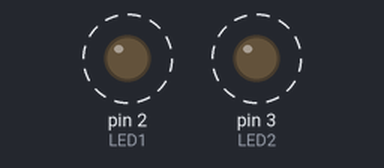
The sketch below on a simulated Arduino Uno, built with avr-gcc and run on an emulated ATmega328P. Shown: output pins drawn as LEDs (lit = HIGH). Dashed ring = blinking.

Above: at 0.15 s.
Timing chart, 0 to 3.0 s (numbered marks = the images above):
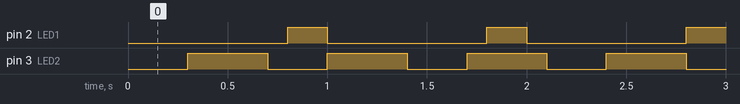

Measured:
- by itself, pin 2 (LED1): alternates HIGH for 0.20 s and LOW for 0.80 s
- by itself, pin 3 (LED2): alternates HIGH for 0.40 s and LOW for 0.30 s
- by itself, everything shown: repeats every 7.0 s, in 30 steps

The sketch:

MultiTasking_LED2_nonDelay.ino
```cpp
// 2018271166 이준형 학생입니다.

#define LED1  2
#define LED2  3

int ledState = LOW;
int ledState2 = LOW;

long previousMillis = 0;
long previousMillis2 = 0;

long onTime = 200;
long onTime2 = 400;

long offTime = 800;
long offTime2 = 300;

void setup() {
  // put your setup code here, to run once:
  pinMode(LED1, OUTPUT);
  pinMode(LED2, OUTPUT);
}

void loop() {
  // put your main code here, to run repeatedly:
  unsigned long currentMillis = millis();

  if((ledState == HIGH) && (currentMillis - previousMillis >= onTime))
  {
    ledState = LOW;
    previousMillis = currentMillis;
    digitalWrite(LED1, ledState);
  }
  else if((ledState == LOW) && (currentMillis - previousMillis >= offTime))
  {
    ledState = HIGH;
    previousMillis = currentMillis;
    digitalWrite(LED1, ledState);
  }

   if((ledState2 == HIGH) && (currentMillis - previousMillis2 >= onTime2))
  {
    ledState2 = LOW;
    previousMillis2 = currentMillis;
    digitalWrite(LED2, ledState2);
  }
  else if((ledState2 == LOW) && (currentMillis - previousMillis2 >= offTime2))
  {
    ledState2 = HIGH;
    previousMillis2 = currentMillis;
    digitalWrite(LED2, ledState2);
  }
}
```
